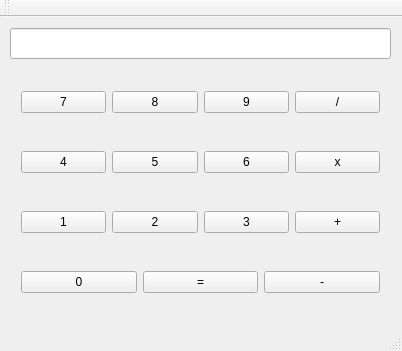
<?xml version="1.0" encoding="UTF-8"?>
<ui version="4.0">
 <class>MainWindow</class>
 <widget class="QMainWindow" name="MainWindow">
  <property name="geometry">
   <rect>
    <x>0</x>
    <y>0</y>
    <width>402</width>
    <height>351</height>
   </rect>
  </property>
  <property name="windowTitle">
   <string>MainWindow</string>
  </property>
  <widget class="QWidget" name="centralWidget">
   <widget class="QWidget" name="horizontalLayoutWidget">
    <property name="geometry">
     <rect>
      <x>10</x>
      <y>60</y>
      <width>381</width>
      <height>51</height>
     </rect>
    </property>
    <layout class="QHBoxLayout" name="horizontalLayout_2">
     <item>
      <widget class="QPushButton" name="pushButton7">
       <property name="text">
        <string>7</string>
       </property>
      </widget>
     </item>
     <item>
      <widget class="QPushButton" name="pushButton8">
       <property name="text">
        <string>8</string>
       </property>
      </widget>
     </item>
     <item>
      <widget class="QPushButton" name="pushButton9">
       <property name="text">
        <string>9</string>
       </property>
      </widget>
     </item>
     <item>
      <widget class="QPushButton" name="pushButtonDiv">
       <property name="text">
        <string>/</string>
       </property>
      </widget>
     </item>
    </layout>
   </widget>
   <widget class="QWidget" name="horizontalLayoutWidget_2">
    <property name="geometry">
     <rect>
      <x>10</x>
      <y>120</y>
      <width>381</width>
      <height>51</height>
     </rect>
    </property>
    <layout class="QHBoxLayout" name="horizontalLayout_3">
     <item>
      <widget class="QPushButton" name="pushButton4">
       <property name="text">
        <string>4</string>
       </property>
      </widget>
     </item>
     <item>
      <widget class="QPushButton" name="pushButton5">
       <property name="text">
        <string>5</string>
       </property>
      </widget>
     </item>
     <item>
      <widget class="QPushButton" name="pushButton6">
       <property name="text">
        <string>6</string>
       </property>
      </widget>
     </item>
     <item>
      <widget class="QPushButton" name="pushButtonMult">
       <property name="text">
        <string>x</string>
       </property>
      </widget>
     </item>
    </layout>
   </widget>
   <widget class="QWidget" name="horizontalLayoutWidget_3">
    <property name="geometry">
     <rect>
      <x>10</x>
      <y>180</y>
      <width>381</width>
      <height>51</height>
     </rect>
    </property>
    <layout class="QHBoxLayout" name="horizontalLayout_4">
     <item>
      <widget class="QPushButton" name="pushButton1">
       <property name="text">
        <string>1</string>
       </property>
      </widget>
     </item>
     <item>
      <widget class="QPushButton" name="pushButton2">
       <property name="text">
        <string>2</string>
       </property>
      </widget>
     </item>
     <item>
      <widget class="QPushButton" name="pushButton3">
       <property name="text">
        <string>3</string>
       </property>
      </widget>
     </item>
     <item>
      <widget class="QPushButton" name="pushButtonAdd">
       <property name="text">
        <string>+</string>
       </property>
      </widget>
     </item>
    </layout>
   </widget>
   <widget class="QWidget" name="horizontalLayoutWidget_4">
    <property name="geometry">
     <rect>
      <x>10</x>
      <y>240</y>
      <width>381</width>
      <height>51</height>
     </rect>
    </property>
    <layout class="QHBoxLayout" name="horizontalLayout_5">
     <item>
      <widget class="QPushButton" name="pushButton0">
       <property name="enabled">
        <bool>true</bool>
       </property>
       <property name="text">
        <string>0</string>
       </property>
      </widget>
     </item>
     <item>
      <widget class="QPushButton" name="pushButtonRes">
       <property name="text">
        <string>=</string>
       </property>
      </widget>
     </item>
     <item>
      <widget class="QPushButton" name="pushButtonMin">
       <property name="text">
        <string>-</string>
       </property>
      </widget>
     </item>
    </layout>
   </widget>
   <widget class="QLineEdit" name="line">
    <property name="geometry">
     <rect>
      <x>10</x>
      <y>11</y>
      <width>381</width>
      <height>31</height>
     </rect>
    </property>
    <property name="readOnly">
     <bool>true</bool>
    </property>
   </widget>
  </widget>
  <widget class="QMenuBar" name="menuBar">
   <property name="geometry">
    <rect>
     <x>0</x>
     <y>0</y>
     <width>402</width>
     <height>19</height>
    </rect>
   </property>
  </widget>
  <widget class="QToolBar" name="mainToolBar">
   <attribute name="toolBarArea">
    <enum>TopToolBarArea</enum>
   </attribute>
   <attribute name="toolBarBreak">
    <bool>false</bool>
   </attribute>
  </widget>
  <widget class="QStatusBar" name="statusBar"/>
 </widget>
 <layoutdefault spacing="6" margin="11"/>
 <resources/>
 <connections/>
</ui>
